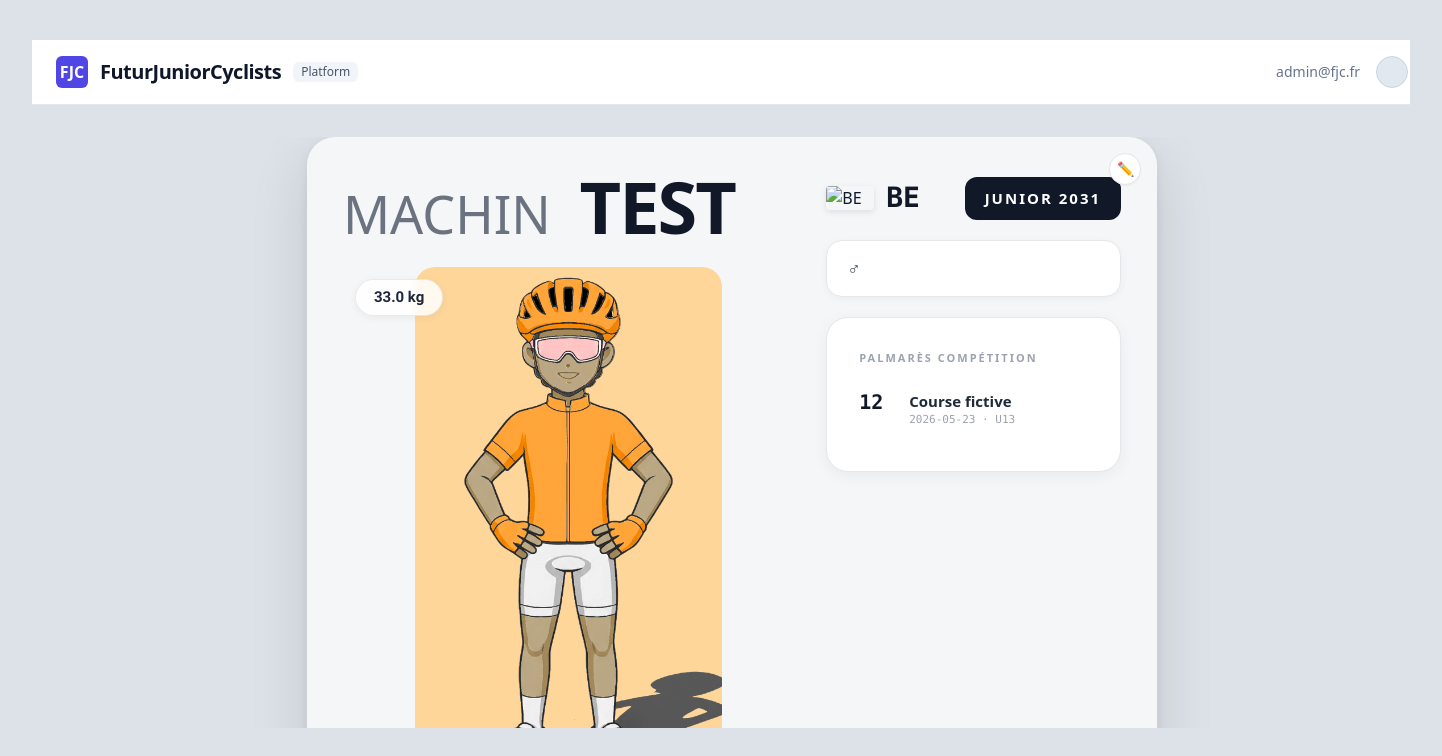
Screenshot of /fiche/fjc_ath_260524_test_b0ab with the database file from the repository.
### data/models.py (models this page shows)
class Athlete(Base):
    __tablename__ = "athletes"
    id = Column(String, primary_key=True, index=True) # ex: fjc_ath_260519_dupo
    nom = Column(String, index=True, nullable=False)
    prenom = Column(String, nullable=False)
    date_naissance = Column(String, nullable=False)
    sexe = Column(String(1), index=True, nullable=False) # 'M' ou 'F'
    junior_horizon = Column(Integer, index=True, nullable=False)
    nationalite = Column(String(2), index=True, default="FR")
    photo_status = Column(String, default="PENDING")
    status = Column(String, default="PUBLIC")  # Valeurs : PUBLIC, HIDDEN
    transfer_token = Column(String, nullable=True)
    created_at = Column(DateTime, default=datetime.datetime.now)
    owners = relationship("User", secondary=athlete_owners, back_populates="athletes")
    uci_id_data = Column(JSON, nullable=False)
    palmares = Column(JSON, default=list)
    donnees_performance = Column(JSON, default=dict)
    medias = Column(JSON, default=dict)
    partenaires = Column(JSON, default=list)

### app.py (the view)
@app.route("/fiche/<athlete_id>")
def fiche_athlete(athlete_id):
    db = SessionLocal()
    try:
        ath = get_athlete_or_404(db, athlete_id)
        if not ath:
            return redirect(url_for("fiches_list"))
        athlete = athlete_to_dict(ath)
        links = athlete.get("medias", {}).get("links", {})
        for i, item in enumerate(links.values()):
            if "position" not in item:
                item["position"] = i
        athlete["medias_sorted"] = sorted(links.values(), key=lambda x: x.get("position", 999))
        editable = True
    finally:
        db.close()
    return render_template("fiche_athlete.html",
                           athlete=athlete,
                           current_user_email=OWNER_EMAIL,
                           editable=editable)

### app.py (called while the page is built)
def get_athlete_or_404(db, athlete_id: str):
    ath = db.query(Athlete).filter(Athlete.id == athlete_id).first()
    if not ath:
        flash("❌ Fiche introuvable.", "error")
    return ath

### web/templates/fiche_athlete.html (shortened to what this page needs)
{% extends "base.html" %}
{% set hide_sidebar = True %}
{% block content %}
<div class="fiche">
    {% if editable %}
    <a href="/fiche/{{ athlete.id }}/edit"
       class="absolute top-4 right-4 z-20 bg-white border border-slate-200 rounded-full w-8 h-8 flex items-center justify-center text-slate-400 hover:text-indigo-600 hover:border-indigo-300 shadow-sm text-sm transition-colors"
       title="Éditer cette fiche">
        ✏️
    </a>
    {% endif %}
    <div class="fiche-top">
        <div class="visual-zone">
            {% set uci_num = athlete.uci_id_data.get('number', '') %}
            <div class="athlete-name">
                <span class="prenom">{{ athlete.prenom }}</span> {{ athlete.nom }}
            </div>
            <div class="avatar-zone">
                {% set poids = athlete.donnees_performance.get('poids') %}
                {% if poids %}
                <div class="weight-badge">{{ poids }} kg</div>
                {% endif %}
                <img src="{{ athlete.avatar_url }}"
                     alt="{{ athlete.prenom }} {{ athlete.nom }}"
                     class="avatar-img">
                    {% set profil = athlete.donnees_performance.get('profil_manuel') %}
            </div>
        </div>
        <div class="right-zone">
            <div class="top-infos">
                <div class="nation-box">
                    <img src="https://flagcdn.com/w80/{{ athlete.nationalite | lower }}.png"
                         alt="{{ athlete.nationalite }}"
                         class="flag-img">
                    <div class="nation-text">{{ athlete.nationalite }}</div>
                    {% set fed = athlete.uci_id_data.get('federation', '') %}
                </div>
                <div class="junior-box">Junior {{ athlete.junior_horizon }}</div>
            </div>
            <div class="meta-band">
                <div class="meta-item">
                    {% if athlete.sexe == 'M' %}♂{% else %}♀{% endif %}
                </div>
                {% set disciplines = athlete.disciplines or [] %}
                {% set club = athlete.uci_id_data.get('club', '') %}
                {% set ville = athlete.uci_id_data.get('ville', '') %}
            </div>
            <div class="palmares-wrapper">
                <div class="palmares-title">Palmarès compétition</div>
                <div class="palmares-list">
                    {% if athlete.palmares %}
                        {% for r in athlete.palmares | sort(attribute='date', reverse=True) %}
                            <div class="palmares-item">
                                <div class="p-rank">{{ r.classement }}</div>
                                <div class="p-detail">
                                    <div class="p-race">{{ r.course }}</div>
                                    <div class="p-meta">
                                        {{ r.date }}{% if r.categorie %} · {{ r.categorie }}{% endif %}
                                    </div>
                                </div>
                            </div>
                        {% endfor %}
                    {% else %}
                        <div class="palmares-empty">Aucun résultat</div>
                    {% endif %}
                </div>
            </div>
        </div>
    </div>
    {% set links = athlete.medias.get('links', {}) if athlete.medias is mapping else {} %}
</div>
{% endblock %}

### web/templates/base.html (shortened to what this page needs)
<!DOCTYPE html>
<html lang="fr" class="h-full bg-slate-50 text-slate-900">
<head>
    <script src="https://cdn.tailwindcss.com"></script>
</head>
<body class="flex h-full flex-col font-sans antialiased overflow-x-auto">
    <header class="border-b border-slate-200 bg-white sticky top-0 z-40">
        <div class="mx-auto flex h-16 w-[1400px] items-center justify-between px-6">
            <a href="/fiches" class="flex items-center gap-3">
                <div class="flex h-8 w-8 items-center justify-center rounded-md bg-indigo-600 text-white font-bold">
                    FJC
                </div>
                <span class="text-xl font-black tracking-tight text-slate-900">
                    FuturJuniorCyclists
                </span>
                <span class="hidden sm:inline-flex rounded-md bg-slate-100 px-2 py-0.5 text-xs font-medium text-slate-600">
                    Platform
                </span>
            </a>
            <div class="flex items-center gap-4">
                <div class="text-sm font-medium text-slate-500 hidden sm:block">
                    {{ current_user_email | default("admin@fjc.fr") }}
                </div>
                <div class="h-8 w-8 rounded-full bg-slate-200 border border-slate-300"></div>
            </div>
        </div>
    </header>
    <div class="mx-auto flex w-[1400px] flex-1 px-6 py-8 overflow-hidden" style="min-height: 0;">
        <main class="w-full overflow-hidden flex flex-col" style="min-height: 0;">
            {% block content %}{% endblock %}
        </main>
    </div>
</body>
</html>

### web/templates/fiche_athlete.html (style rules this page uses)
* { margin:0; padding:0; box-sizing:border-box; }
body { background: #dde2e8; font-family: 'Barlow Condensed', Arial, sans-serif; min-height: 100vh; padding: 40px 32px; }
.fiche { max-width: 1024px; margin: 0 auto; background: #f4f6f8; border-radius: 28px; padding: 36px; box-shadow: 0 20px 60px rgba(0,0,0,0.12), 0 4px 12px rgba(0,0,0,0.06); position: relative; }
.fiche::after { content: 'FJC'; position: absolute; bottom: 20px; right: 32px; font-size: 11px; font-weight: 700; letter-spacing: 4px; color: #d1d5db; pointer-events: none; }
.fiche-top { display: grid; grid-template-columns: 58% 1fr; gap: 32px; align-items: start; }
.visual-zone { position: relative; }
.athlete-name { font-size: 72px; font-weight: 900; line-height: 0.92; letter-spacing: -2px; color: #111827; text-transform: uppercase; margin-bottom: 28px; }
.athlete-name .prenom { font-weight: 300; color: #6b7280; font-size: 52px; letter-spacing: 0px; margin-right: 12px; }
.avatar-zone { position: relative; display: flex; justify-content: center; align-items: center; min-height: 480px; }
.avatar-img { width: 68%; max-width: 480px; position: relative; z-index: 2; user-select: none; border-radius: 20px; }
.weight-badge { position: absolute; top: 12px; left: 12px; z-index: 10; background: rgba(255,255,255,0.85); border: 1px solid rgba(0,0,0,0.08); border-radius: 999px; padding: 6px 18px; font-size: 15px; font-weight: 700; color: #1e293b; font-family: 'Barlow Condensed', sans-serif; backdrop-filter: blur(4px); box-shadow: 0 2px 8px rgba(0,0,0,0.05); }
.right-zone { display: flex; flex-direction: column; gap: 20px; padding-top: 4px; }
.top-infos { display: flex; align-items: center; justify-content: space-between; gap: 16px; }
.nation-box { display: flex; align-items: center; gap: 12px; }
.flag-img { width: 48px; border-radius: 4px; box-shadow: 0 2px 6px rgba(0,0,0,0.10); }
.nation-text { font-size: 28px; font-weight: 700; color: #111827; font-family: 'DM Mono', monospace; }
.junior-box { font-size: 15px; font-weight: 700; letter-spacing: 2px; text-transform: uppercase; color: #ffffff; background: #111827; border-radius: 12px; padding: 10px 20px; white-space: nowrap; }
.meta-band { display: flex; align-items: center; gap: 12px; background: #ffffff; border: 1px solid #e5e7eb; border-radius: 16px; padding: 14px 20px; box-shadow: 0 2px 8px rgba(0,0,0,0.04); flex-wrap: wrap; }
.meta-item { font-size: 18px; font-weight: 500; color: #374151; }
.palmares-wrapper { background: #ffffff; border-radius: 22px; border: 1px solid #e5e7eb; box-shadow: 0 4px 16px rgba(0,0,0,0.05); padding: 32px; }
.palmares-title { font-size: 11px; font-weight: 700; letter-spacing: 2px; text-transform: uppercase; color: #9ca3af; margin-bottom: 16px; }
.palmares-list { display: flex; flex-direction: column; gap: 2px; max-height: 512px; overflow-y: auto; padding-right: 4px; }
.palmares-item { display: flex; align-items: flex-start; gap: 12px; padding: 10px 0; border-bottom: 1px solid #f3f4f6; }
.palmares-item:last-child { border-bottom: none; }
.p-rank { font-size: 20px; font-weight: 900; color: #111827; min-width: 38px; font-family: 'DM Mono', monospace; line-height: 1; }
.p-detail { flex: 1; }
.p-race { font-size: 15px; font-weight: 700; color: #1f2937; line-height: 1.2; }
.p-meta { font-size: 11px; color: #9ca3af; font-family: 'DM Mono', monospace; margin-top: 2px; }

### rows the page displays
Athlete: prenom "MACHIN", nom "TEST", junior_horizon "2031"

### other values shown
{{ current_user_email | default("admin@fjc.fr") }} "admin@fjc.fr"
{{ poids }} "33.0"
{{ athlete.nationalite }} "BE"
{{ r.classement }} "12"
{{ r.course }} "Course fictive"
{{ r.date }} "2026-05-23"
{{ r.categorie }} "U13"
